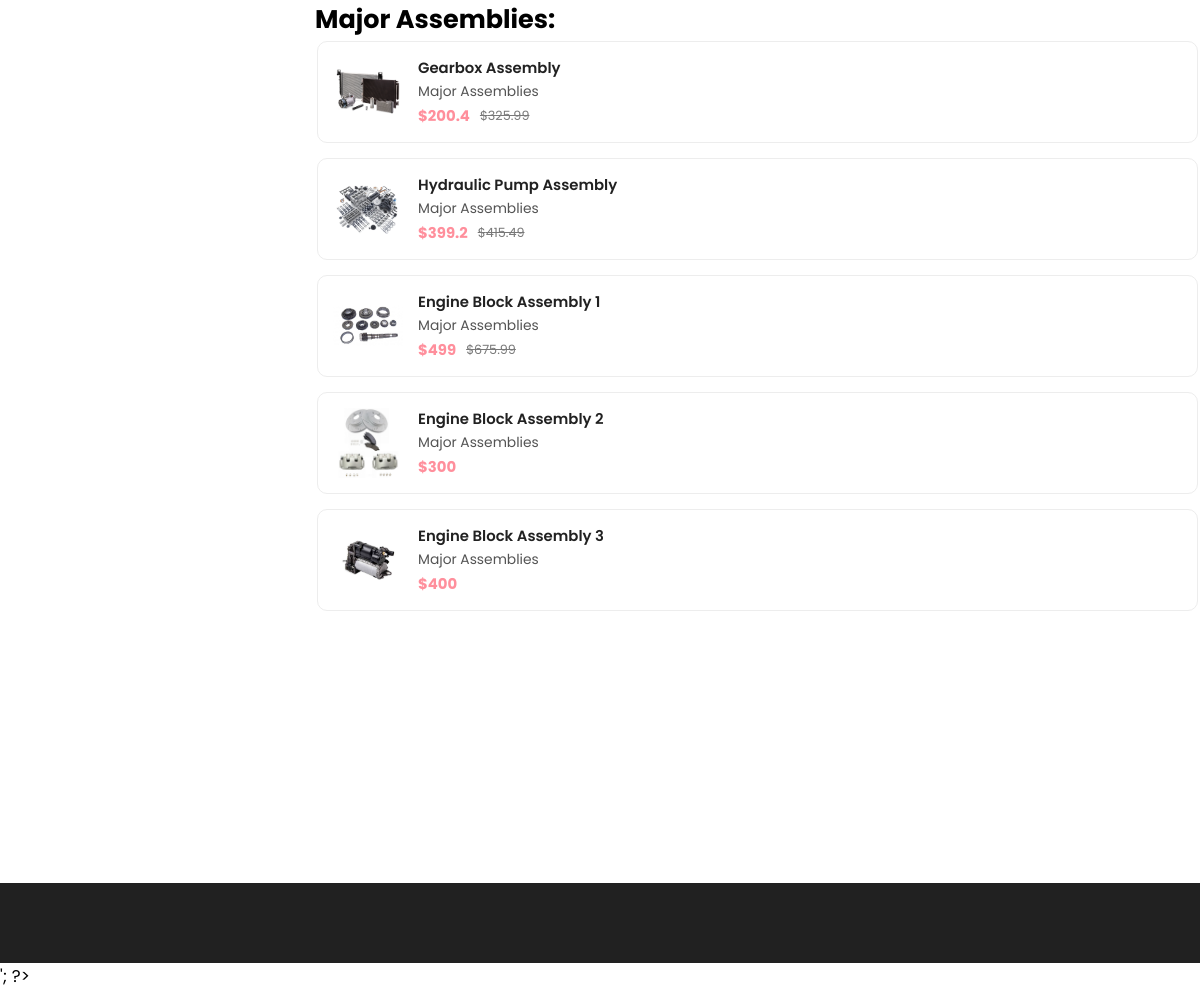
/dealer/listOfProduct?Category=Major_Assemblies (signed in), run on an earlier commit of the app's database.
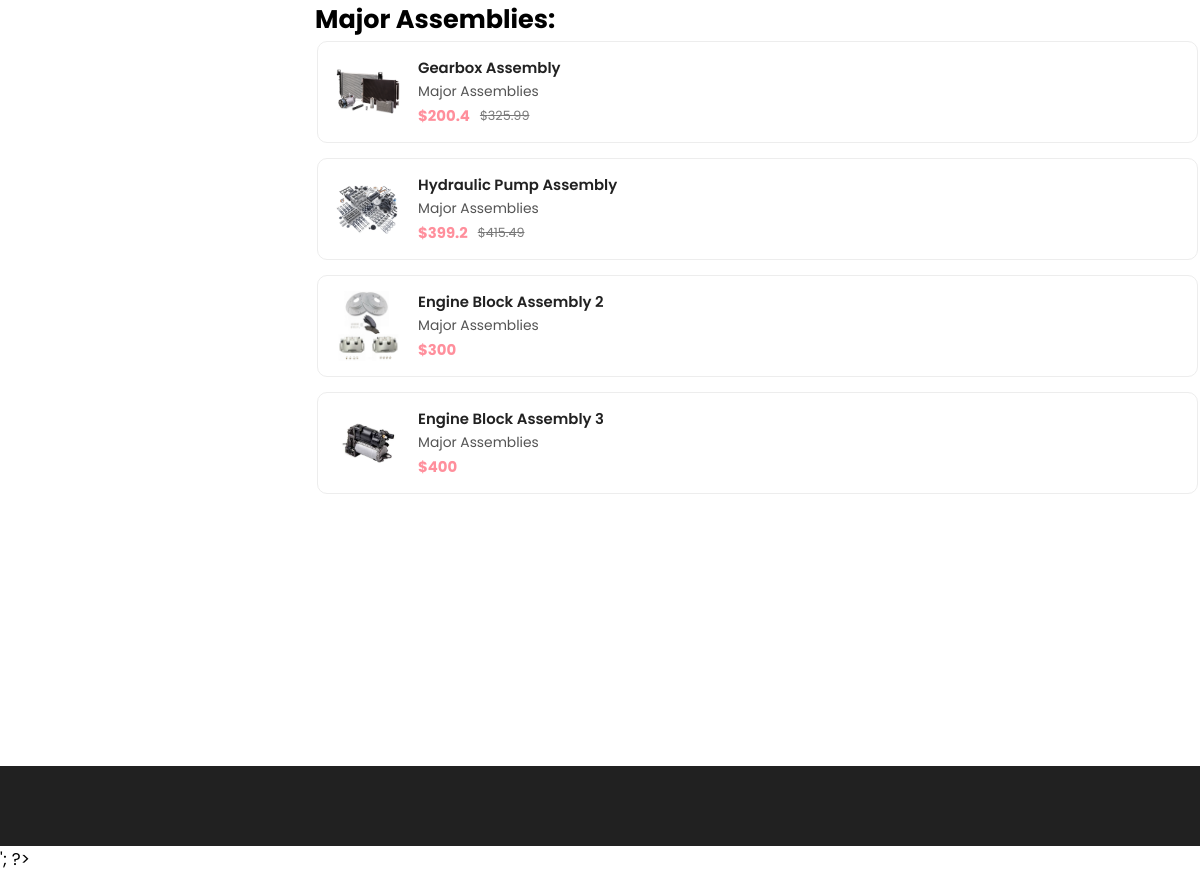
And on a later commit of the database.
### tables this page shows
CREATE TABLE IF NOT EXISTS `sparepart` (
  `sparePartNum` mediumint NOT NULL,
  `sparePartName` varchar(50) NOT NULL,
  `sparePartDescription` varchar(255) NOT NULL,
  `stockItemQty` smallint NOT NULL,
  `weight` float NOT NULL,
  `price` float NOT NULL,
  `discountPrice` float DEFAULT NULL,
  `sparePartImage` varchar(150) DEFAULT NULL,
  PRIMARY KEY (`sparePartNum`)
);

### dealer/listOfProduct.php (the view, shortened to what this page needs)
<?php
require_once('../db/connect.php');
$category = $_GET["Category"];
?>
<!DOCTYPE html>
<html lang="en">
<head>
  <link rel="stylesheet" href="./assets/css/style-prefix.css" />
  <?php
  switch ($category) {
    case "Major_Assemblies":
      $categoryTitle = "Major Assemblies:";
      break;
  }
  ?>
</head>
<body>
  <main>
    <div class="product-container">
      <div class="container">
        <div class="product-box">
          <div class="product-minimal">
            <div class="product-showcase">
              <?php
              echo '<h2 class="title">' . $categoryTitle . '</h2>';
              ?>
              <div class="showcase-wrapper has-scrollbar">
                <div class="showcase-container">
                  <?php
                  $categoryID = 0;
                  switch ($category) {
                    case "Major_Assemblies":
                      $categoryID = 2;
                      break;
                  };
                  if ($categoryID == 0) {
                    $sql = "SELECT sparePart.sparePartNum,
                                   sparePart.sparePartImage,
                                   sparePart.stockItemQty,
                                   sparePart.sparePartName,
                                   sparePart.weight,
                                   sparePart.sparePartDescription,
                                   sparePart.price,
                                   sparePart.discountPrice,
                                   disabledsparepart.disable
                            FROM sparePart
                            LEFT JOIN disabledsparepart ON sparePart.sparePartNum = disabledsparepart.sparePartNum
                            WHERE disabledsparepart.sparePartNum IS NULL";
                  } else {
                    $sql = "SELECT sparePart.sparePartNum,
                                   sparePart.sparePartImage,
                                   sparePart.stockItemQty,
                                   sparePart.sparePartName,
                                   sparePart.weight,
                                   sparePart.sparePartDescription,
                                   sparePart.price,
                                   sparePart.discountPrice,
                                   disabledsparepart.disable
                            FROM sparePart
                            LEFT JOIN disabledsparepart ON sparePart.sparePartNum = disabledsparepart.sparePartNum
                            WHERE disabledsparepart.sparePartNum IS NULL
                              AND sparePart.sparePartNum LIKE ?";
                  }
                  $stmt = $conn->prepare($sql);
                  if ($categoryID != 0) {
                    $categoryIDParam = $categoryID . '%';
                    $stmt->bind_param("s", $categoryIDParam);
                  }
                  $stmt->execute();
                  $result = $stmt->get_result();
                  if ($result->num_rows > 0) {
                    while ($row = $result->fetch_assoc()) {
                      $categoryName = "";
                      switch (substr($row["sparePartNum"], 0, 1)) {
                        case "2":
                          $categoryName = "Major Assemblies";
                          break;
                      };
                      echo ' <div class="showcase" onclick="ProductDetail(' . $row["sparePartNum"] . ')">
                        <a href="#" class="showcase-img-box">
                          <img
                            src="' . $row["sparePartImage"] . '"
                            width="70"
                            class="showcase-img"
                          />
                        </a>
                        <div class="showcase-content">
                          <a href="#"><h4 class="showcase-title">' . $row["sparePartName"] . '</h4></a>
                          <a class="showcase-category">' . $categoryName . '</a>';
                      if ($row["discountPrice"] == null) {
                        $price = $row["price"];
                        echo '<div class="price-box">
                          <p class="price">$' . $price . '</p>
                        </div>';
                      } else {
                        $price = $row["discountPrice"];
                        $delPrice = $row["price"];
                        echo '<div class="price-box">
                          <p class="price">$' . $price . '</p>
                          <del>$' . $delPrice . '</del>
                        </div>';
                      }
                      echo '
                        </div>
                      </div>';
                    }
                  }
                  ?>
                </div>
              </div>
            </div>
          </div>
        </div>
      </div>
    </div>
  </main>
  <footer>
  </footer>
</body>
</html>

What changed in the data, as far as the page shows it:
no longer on this page (row edited): sparepart: sparePartImage (picture), sparePartName "Engine Block Assembly 1", sparePartNum "Major Assemblies", discountPrice "499", price "675.99"
